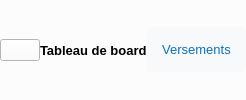
                     <widget class="QWidget" name="widget_8" native="true">
                      <property name="styleSheet">
                       <string notr="true">background-color: rgb(252, 252, 252);</string>
                      </property>
                      <layout class="QHBoxLayout" name="horizontalLayout_4">
                       <property name="spacing">
                        <number>0</number>
                       </property>
                       <property name="leftMargin">
                        <number>0</number>
                       </property>
                       <property name="topMargin">
                        <number>0</number>
                       </property>
                       <property name="rightMargin">
                        <number>0</number>
                       </property>
                       <property name="bottomMargin">
                        <number>0</number>
                       </property>
                       <item>
                        <widget class="QPushButton" name="align">
                         <property name="maximumSize">
                          <size>
                           <width>40</width>
                           <height>16777215</height>
                          </size>
                         </property>
                         <property name="text">
                          <string/>
                         </property>
                         <property name="icon">
                          <iconset>
                           <normaloff>../static/asset/icons/blue/align-left.svg</normaloff>../static/asset/icons/blue/align-left.svg</iconset>
                         </property>
                         <property name="iconSize">
                          <size>
                           <width>30</width>
                           <height>30</height>
                          </size>
                         </property>
                        </widget>
                       </item>
                       <item>
                        <widget class="QLabel" name="menuLabel_3">
                         <property name="font">
                          <font>
                           <pointsize>10</pointsize>
                           <weight>75</weight>
                           <bold>true</bold>
                          </font>
                         </property>
                         <property name="text">
                          <string>Tableau de board</string>
                         </property>
                        </widget>
                       </item>
                       <item>
                        <widget class="QPushButton" name="btnAdd">
                         <property name="maximumSize">
                          <size>
                           <width>200</width>
                           <height>16777215</height>
                          </size>
                         </property>
                         <property name="font">
                          <font>
                           <pointsize>10</pointsize>
                          </font>
                         </property>
                         <property name="cursor">
                          <cursorShape>PointingHandCursor</cursorShape>
                         </property>
                         <property name="styleSheet">
                          <string notr="true">#btnAdd{
	background: rgb(10, 114, 189, 0.02);
	color: rgb(10, 114, 189);
	border-radius:4px;
	padding: 15px
}

#btnAdd:hover{
	background: rgb(10, 114, 189, 0.3);
	color: rgb(10, 114, 189);
	border-radius:4px
}
</string>
                         </property>
                         <property name="text">
                          <string>Versements</string>
                         </property>
                         <property name="icon">
                          <iconset>
                           <normaloff>../static/asset/icons/blue/plus-circle.svg</normaloff>../static/asset/icons/blue/plus-circle.svg</iconset>
                         </property>
                        </widget>
                       </item>
                      </layout>
                     </widget>
